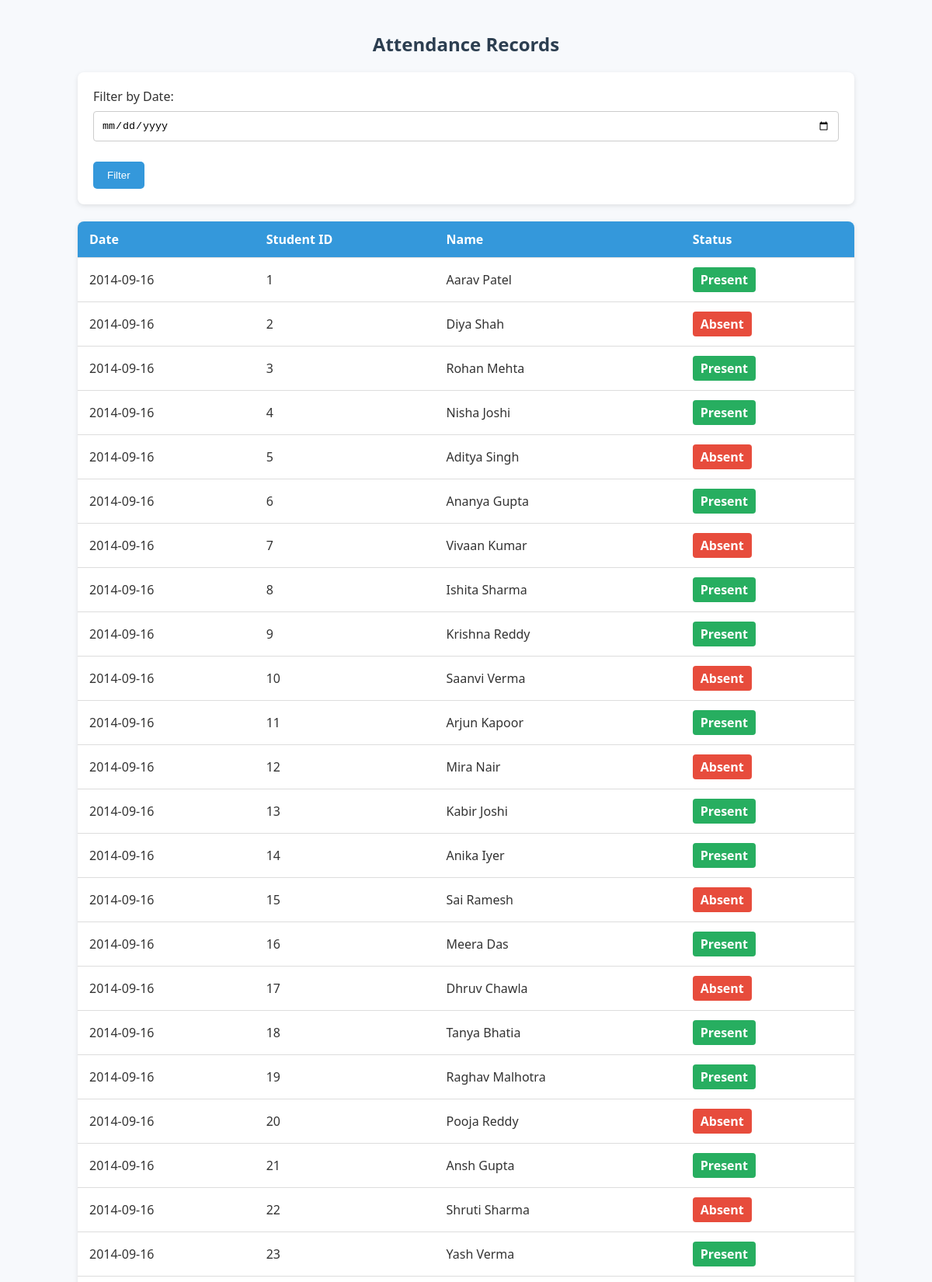
Page /view_attendance.php (signed in, upper part) on the committed database.
### tables this page shows
CREATE TABLE `attendance` (
  `id` int(11) NOT NULL,
  `student_id` int(11) NOT NULL,
  `date` date NOT NULL,
  `status` enum('Present','Absent') NOT NULL
);

CREATE TABLE `students` (
  `id` int(11) NOT NULL,
  `name` varchar(100) NOT NULL,
  `class` varchar(20) NOT NULL,
  `email` varchar(100) NOT NULL,
  `contact` varchar(20) NOT NULL
);

### view_attendance.php (the view, shortened to what this page needs)
<?php
include('config.php');
$date_filter = "";
if(isset($_GET['date']) && $_GET['date'] != ""){
    $date_filter = $_GET['date'];
    $sql = "SELECT a.*, s.name FROM attendance a JOIN students s ON a.student_id = s.id WHERE a.date='$date_filter' ORDER BY s.id ASC";
} else {
    $sql = "SELECT a.*, s.name FROM attendance a JOIN students s ON a.student_id = s.id ORDER BY a.date DESC, s.id ASC";
}
$result = $conn->query($sql);
?>
<!DOCTYPE html>
<html lang="en">
<head>
    <link rel="stylesheet" href="css/style.css">
</head>
<body>
<div class="container">
    <h2>Attendance Records</h2>
    <form method="GET" action="">
        Filter by Date: <input type="date" name="date" value="<?php echo $date_filter; ?>">
        <input type="submit" value="Filter">
    </form>
    <br>
    <table>
        <tr>
            <th>Date</th>
            <th>Student ID</th>
            <th>Name</th>
            <th>Status</th>
        </tr>
        <?php
        if($result->num_rows > 0){
            while($row = $result->fetch_assoc()){
                $status = strtolower($row['status']);
                echo "<tr>
                        <td>".$row['date']."</td>
                        <td>".$row['student_id']."</td>
                        <td>".$row['name']."</td>
                        <td><span class='label $status'>".$row['status']."</span></td>
                      </tr>";
            }
        } else {
            echo "<tr><td colspan='4'>No records found</td></tr>";
        }
        ?>
    </table>
</div>
</body>
</html>

### css/style.css (style rules this page uses)
body { font-family: 'Segoe UI', Tahoma, Geneva, Verdana, sans-serif; background-color: #f7f9fc; margin: 0; padding: 0; color: #333; }
.container { max-width: 1000px; margin: auto; padding: 20px; }
h2, h3 { color: #2c3e50; }
h2 { text-align: center; margin-top: 20px; }
form { background-color: #fff; padding: 20px; border-radius: 8px; box-shadow: 0 2px 6px rgba(0,0,0,0.1); }
input[type="text"], input[type="email"], input[type="password"], input[type="date"], select { width: 100%; padding: 10px; margin: 8px 0 16px 0; border: 1px solid #ccc; border-radius: 4px; box-sizing: border-box; }
input[type="submit"], button, a.button { background-color: #3498db; color: white; padding: 10px 18px; border: none; border-radius: 5px; cursor: pointer; text-decoration: none; display: inline-block; margin-top: 10px; }
table { width: 100%; border-collapse: collapse; margin-bottom: 20px; background-color: #fff; border-radius: 8px; overflow: hidden; box-shadow: 0 2px 6px rgba(0,0,0,0.1); }
table th, table td { padding: 12px 15px; text-align: left; border-bottom: 1px solid #ddd; }
table th { background-color: #3498db; color: #fff; }
.label { padding: 5px 10px; border-radius: 4px; color: white; font-weight: bold; display: inline-block; text-align: center; }
.label.present { background-color: #27ae60; }
.label.absent { background-color: #e74c3c; }

### rows in the picture
attendance: date "2014-09-16", student "1", student.name "Aarav Patel", status "Present"
attendance: date "2014-09-16", student "2", student.name "Diya Shah", status "Absent"
attendance: date "2014-09-16", student "3", student.name "Rohan Mehta", status "Present"
attendance: date "2014-09-16", student "4", student.name "Nisha Joshi", status "Present"
attendance: date "2014-09-16", student "5", student.name "Aditya Singh", status "Absent"
attendance: date "2014-09-16", student "6", student.name "Ananya Gupta", status "Present"
attendance: date "2014-09-16", student "7", student.name "Vivaan Kumar", status "Absent"
attendance: date "2014-09-16", student "8", student.name "Ishita Sharma", status "Present"
attendance: date "2014-09-16", student "9", student.name "Krishna Reddy", status "Present"
attendance: date "2014-09-16", student "10", student.name "Saanvi Verma", status "Absent"
attendance: date "2014-09-16", student "11", student.name "Arjun Kapoor", status "Present"
attendance: date "2014-09-16", student "12", student.name "Mira Nair", status "Absent"
attendance: date "2014-09-16", student "13", student.name "Kabir Joshi", status "Present"
attendance: date "2014-09-16", student "14", student.name "Anika Iyer", status "Present"
attendance: date "2014-09-16", student "15", student.name "Sai Ramesh", status "Absent"
attendance: date "2014-09-16", student "16", student.name "Meera Das", status "Present"
attendance: date "2014-09-16", student "17", student.name "Dhruv Chawla", status "Absent"
attendance: date "2014-09-16", student "18", student.name "Tanya Bhatia", status "Present"
attendance: date "2014-09-16", student "19", student.name "Raghav Malhotra", status "Present"
attendance: date "2014-09-16", student "20", student.name "Pooja Reddy", status "Absent"
attendance: date "2014-09-16", student "21", student.name "Ansh Gupta", status "Present"
attendance: date "2014-09-16", student "22", student.name "Shruti Sharma", status "Absent"
attendance: date "2014-09-16", student "23", student.name "Yash Verma", status "Present"
